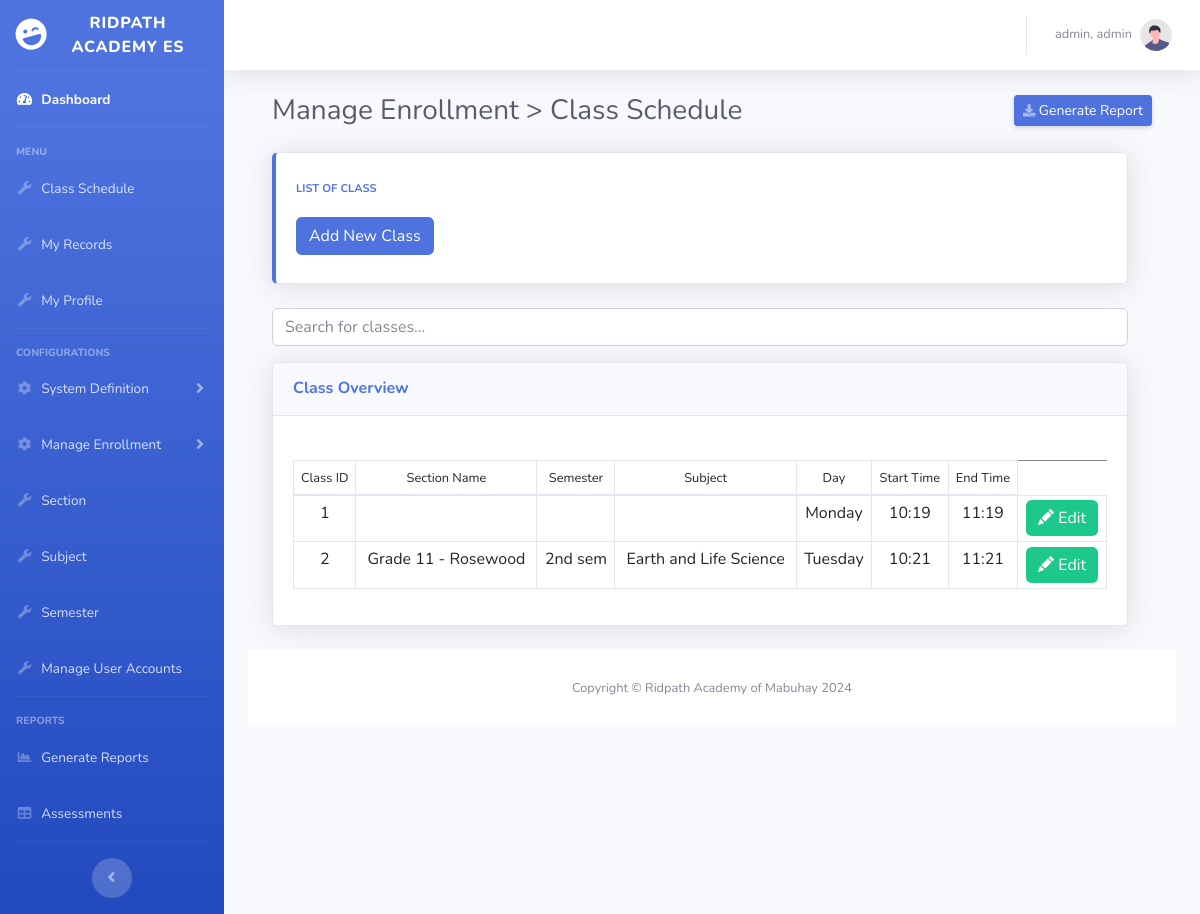
/admin/classSchedule.php (signed in), run on the app's committed database.
### tables this page shows
CREATE TABLE `classschedule` (
  `classID` int(254) NOT NULL,
  `sectionID` int(254) NOT NULL,
  `subjectID` int(254) NOT NULL,
  `semesterID` int(254) NOT NULL,
  `dayID` int(254) NOT NULL,
  `starttime` varchar(254) NOT NULL,
  `endtime` varchar(254) NOT NULL
);

CREATE TABLE `days` (
  `dayID` int(254) NOT NULL,
  `dayname` varchar(254) NOT NULL
);

CREATE TABLE `sections` (
  `sectionID` int(254) NOT NULL,
  `sectionname` varchar(254) NOT NULL,
  `isactive` varchar(10) NOT NULL
);

CREATE TABLE `semester` (
  `semesterID` int(254) NOT NULL,
  `semestername` varchar(254) NOT NULL,
  `isactive` varchar(20) NOT NULL,
  `startdate` varchar(254) NOT NULL,
  `enddate` varchar(254) NOT NULL,
  `formattedstarrdate` varchar(254) NOT NULL,
  `formattedenddate` varchar(254) NOT NULL
);

CREATE TABLE `subjects` (
  `subjectID` int(254) NOT NULL,
  `subjectname` varchar(254) NOT NULL,
  `isactive` varchar(10) NOT NULL
);

### admin/classSchedule.php (the view, shortened to what this page needs)
<?php
require '../shared/header.php';
?>
<link href="vendor/fontawesome-free/css/all.min.css" rel="stylesheet" type="text/css">
<link href="css/sb-admin-2.min.css" rel="stylesheet">
<div class="container-fluid">
    <div id="wrapper">
        <div id="content-wrapper" class="d-flex flex-column">
            <div id="content">
                <div class="container-fluid">
                    <div class="d-sm-flex align-items-center justify-content-between mb-4">
                        <h1 class="h3 mb-0 text-gray-800">Manage Enrollment > Class Schedule</h1>
                        <a href="#" class="d-none d-sm-inline-block btn btn-sm btn-primary shadow-sm"><i class="fas fa-download fa-sm text-white-50"></i> Generate Report</a>
                    </div>
                    <div class="row">
                        <div class="row">
                            <div class="col-xl-12 col-md-12 mb-4">
                                <div class="card border-left-primary shadow h-100 py-2">
                                    <div class="card-body">
                                        <div class="row no-gutters align-items-center">
                                            <div class="col mr-2">
                                                <div class="text-xs font-weight-bold text-primary text-uppercase mb-1">
                                                    List of Class
                                                </div>
                                            </div>
                                        </div>
                                        <div class="row mt-3">
                                            <div class="col">
                                                <button class="btn btn-primary" data-toggle="modal" data-target="#addClassModal">Add New Class</button>
                                            </div>
                                        </div>
                                    </div>
                                </div>
                            </div>
                        </div>
                        <div class="row mb-3">
                            <div class="col-xl-12 col-md-12">
                                <input type="text" class="form-control" id="searchInput" placeholder="Search for classes...">
                            </div>
                        </div>
                        <div class="row">
                            <div class="col-xl-12 col-md-12">
                                <div class="card shadow mb-4">
                                    <div class="card-header py-3 d-flex flex-row align-items-center justify-content-between">
                                        <h6 class="m-0 font-weight-bold text-primary">Class Overview</h6>
                                    </div>
                                    <div class="card-body">
                                        <div class="table-responsive mt-4">
                                            <table class="table table-hover table-bordered table-sm w-100" id="table">
                                                <thead>
                                                    <tr>
                                                        <th scope="col" class="text-center" id="th"><small>Class ID</small></th>
                                                        <th scope="col" class="text-center" id="th"><small>Section Name</small></th>
                                                        <th scope="col" class="text-center" id="th"><small>Semester</small></th>
                                                        <th scope="col" class="text-center" id="th"><small>Subject</small></th>
                                                        <th scope="col" class="text-center" id="th"><small>Day</small></th>
                                                        <th scope="col" class="text-center" id="th"><small>Start Time</small></th>
                                                        <th scope="col" class="text-center" id="th"><small>End Time</small></th>
                                                    </tr>
                                                </thead>
                                                <tbody>
                                                    <?php
                                                    $fetchQuery = "SELECT * FROM classschedule cs
                                                    left join sections s on s.sectionID = cs.sectionID
                                                    left join semester st on st.semesterID = cs.semesterID
                                                    left join subjects sb on sb.subjectID = cs.subjectID
                                                    left join days d on d.dayID = cs.dayID
                                                    ";
                                                    $fetchedData = mysqli_query($conn, $fetchQuery);
                                                    while ($DataArray = mysqli_fetch_assoc($fetchedData)) {
                                                        $ID = $DataArray['classID'];
                                                        $sectionname = $DataArray['sectionname'];
                                                        $semestername = $DataArray['semestername'];
                                                        $subjectname = $DataArray['subjectname'];
                                                        $dayname = $DataArray['dayname'];
                                                        $starttime = $DataArray['starttime'];
                                                        $endtime = $DataArray['endtime'];
                                                    ?>
                                                        <tr>
                                                            <td class="text-center" id="td"><?php echo $ID; ?></td>
                                                            <td class="text-center" id="td"><?php echo $sectionname; ?></td>
                                                            <td class="text-center" id="td"><?php echo $semestername; ?></td>
                                                            <td class="text-center" id="td"><?php echo $subjectname; ?></td>
                                                            <td class="text-center" id="td"><?php echo $dayname; ?></td>
                                                            <td class="text-center" id="td"><?php echo $starttime; ?></td>
                                                            <td class="text-center" id="td"><?php echo $endtime; ?></td>
                                                            <td class="text-center" id="td">
                                                                <button class="btn btn-success border-0" title="Edit" id="table-button"
                                                                    data-bs-toggle="modal"
                                                                    data-bs-target="#modal-Edit"
                                                                    data-bs-SectionID="<?php echo $ID; ?>">
                                                                    <i class="bi bi-pencil-fill" id="table-btn-icon"></i> <span id="tablebutton-text">Edit</span>
                                                                </button>
                                                            </td>
                                                        </tr>
                                                    <?php
                                                    }
                                                    ?>
                                                </tbody>
                                            </table>
                                        </div>
                                    </div>
                                </div>
                            </div>
                        </div>
                    </div>
                </div>
            </div>
        </div>
    </div>
    <?php
    require '../shared/footer.php';
    ?>

### data on the page
classschedule: classID "1", dayID.dayname "Monday", starttime "10:19", endtime "11:19"
classschedule: classID "2", sectionID.sectionname "Grade 11 - Rosewood", semesterID.semestername "2nd sem", subjectID.subjectname "Earth and Life Science", dayID.dayname "Tuesday", starttime "10:21", endtime "11:21"

### other printed values
$_SESSION['logged_username'] "admin, admin"
